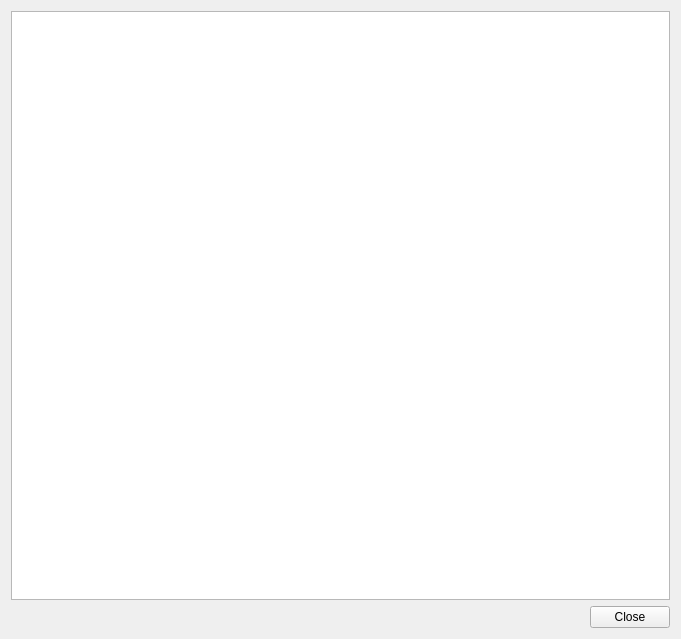
<?xml version="1.0" encoding="UTF-8"?>
<ui version="4.0">
 <class>About</class>
 <widget class="QWidget" name="About">
  <property name="geometry">
   <rect>
    <x>0</x>
    <y>0</y>
    <width>681</width>
    <height>639</height>
   </rect>
  </property>
  <property name="windowTitle">
   <string>About</string>
  </property>
  <layout class="QVBoxLayout" name="verticalLayout">
   <item>
    <widget class="QTextBrowser" name="about_html"/>
   </item>
   <item>
    <widget class="QDialogButtonBox" name="buttonBox">
     <property name="standardButtons">
      <set>QDialogButtonBox::StandardButton::Close</set>
     </property>
    </widget>
   </item>
  </layout>
 </widget>
 <resources/>
 <connections>
  <connection>
   <sender>buttonBox</sender>
   <signal>clicked(QAbstractButton*)</signal>
   <receiver>About</receiver>
   <slot>close()</slot>
   <hints>
    <hint type="sourcelabel">
     <x>439</x>
     <y>517</y>
    </hint>
    <hint type="destinationlabel">
     <x>491</x>
     <y>473</y>
    </hint>
   </hints>
  </connection>
 </connections>
</ui>
